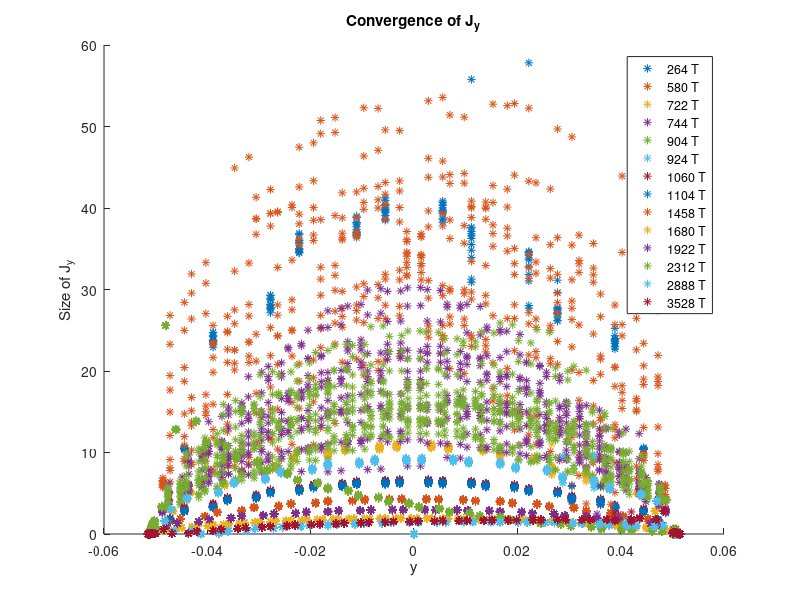
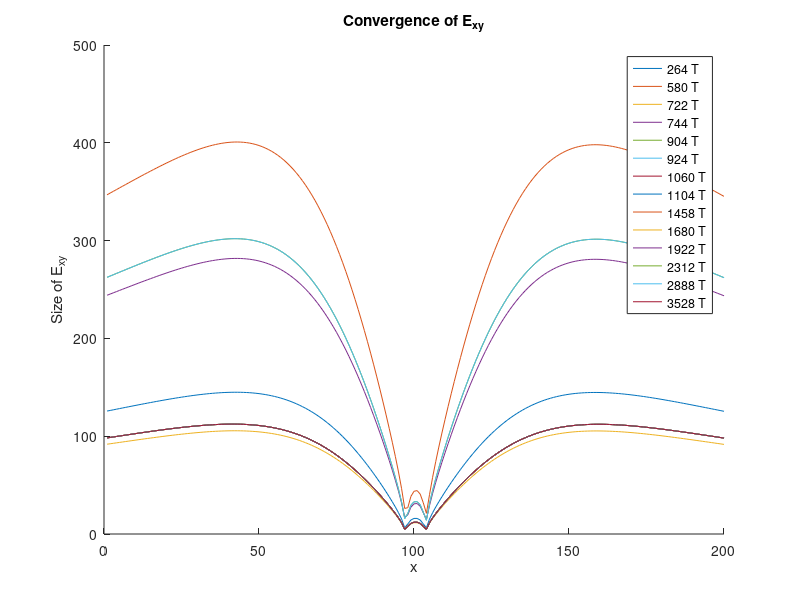
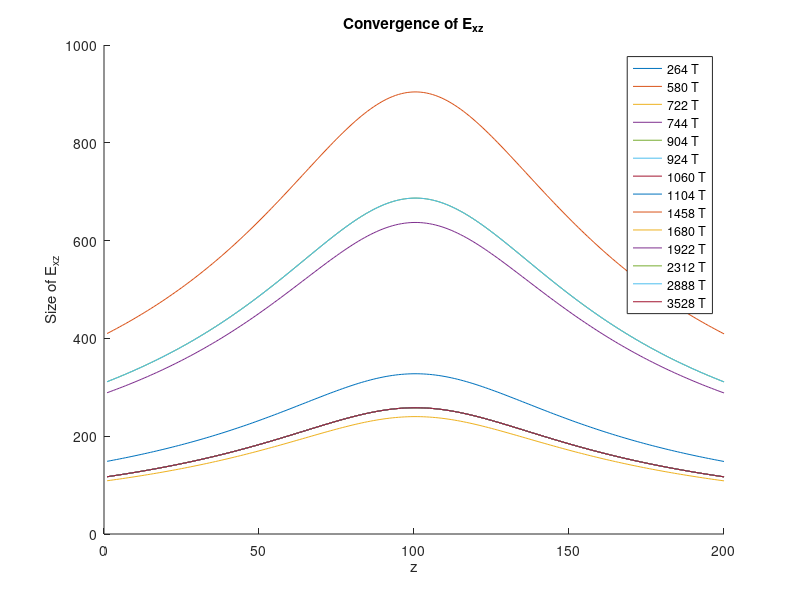
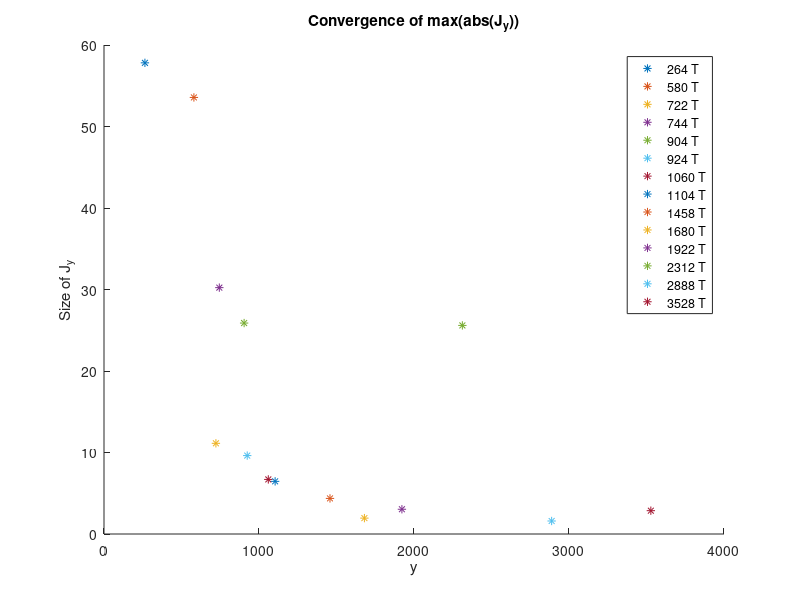

Source code (MATLAB) for these figures, in order:
P264=1;
P580=1;
P722=1;
P744=1;
P904=1;
P924=1;
P1060=1;
P1104=1;
P1458 =01;
P1680 =01;
P1922 =01;
P2312 =01;
P2888 =1;
P3528 =1;

close all
%% First batch
% load('ConvSlow.mat')
% load('ConvSlowSub.mat')
% load('ConvFast.mat')
% load('ConvFastSub.mat')
%% Wave/Dipole initiatl batch
% load('ConvSlowSubWave.mat')
%% Test batch
% load('ConvFastHalfTestWave.mat')
% load('ConvFastHalfTestDipole.mat')
% load('ConvFastSubHalfTestWave.mat')
% load('ConvFastSubHalfTestDipole.mat')
load('ConvSlowHalfTestWave.mat')
% load('ConvSlowHalfTestDipole.mat')
% load('ConvSlowSubHalfTestWave.mat')
% load('ConvSlowSubHalfTestDi.mat')


figure(1)
title('Convergence of J_y')
xlabel('y')
ylabel('Size of J_y')
PlottetLabels = {};
hold on

figure(2)
title('Convergence of E_{xy}')
xlabel('x')
ylabel('Size of E_{xy}')
hold on

figure(3)
title('Convergence of E_{xz}')
xlabel('z')
ylabel('Size of E_{xz}')
hold on

figure(4)
title('Convergence of max(abs(J_y))')
xlabel('y')
ylabel('Size of J_{y}')
hold on

if P264
    figure(1)
    plot(center(:,2),abs(J(:,2)),'*')
    figure(4)
    Jm = max(abs(J(:,2)));
    plot(264,abs(Jm),'*')
    figure(2)
    plot(abs(ExyCrossX(:,1)))
    figure(3)
    plot(abs(ExzCrossZ(:,1)))
    PlottetLabels = [PlottetLabels, '264 T'];
end
if P580
    figure(1)
    plot(center(:,5),abs(J(:,5)),'*')
    figure(4)
    [Jm, Ji] = max(abs(J(:,5)));
    plot(580,abs(Jm),'*')
    figure(2)
    plot(abs(ExyCrossX(:,2)))
    figure(3)
    plot(abs(ExzCrossZ(:,2)))
    PlottetLabels = [PlottetLabels, '580 T'];
end
if P722
    figure(1)
    plot(center(:,8),abs(J(:,8)),'*')
    figure(4)
    [Jm, Ji] = max(abs(J(:,8)));
    plot(722,abs(Jm),'*')
    figure(2)
    plot(abs(ExyCrossX(:,3)))
    figure(3)
    plot(abs(ExzCrossZ(:,3)))
    PlottetLabels = [PlottetLabels, '722 T' ];
end
if P744
    figure(1)
    plot(center(:,11),abs(J(:,11)),'*')
    
    figure(4)
    [Jm, Ji] = max(abs(J(:,11)));
    plot(744,abs(Jm),'*')
    figure(2)
    plot(abs(ExyCrossX(:,4)))
    figure(3)
    plot(abs(ExzCrossZ(:,4)))
    PlottetLabels = [PlottetLabels, '744 T' ];
end
if P904
    figure(1)
    plot(center(:,14),abs(J(:,14)),'*')
    
    figure(4)
    [Jm, Ji] = max(abs(J(:,14)));
    plot(904,abs(Jm),'*')
    figure(2)
    plot(abs(ExyCrossX(:,5)))
    figure(3)
    plot(abs(ExzCrossZ(:,5)))
    PlottetLabels = [PlottetLabels, '904 T'];
end
if P924
    figure(1)
    plot(center(:,17),abs(J(:,17)),'*')
    
    figure(4)
    [Jm, Ji] = max(abs(J(:,17)));
    plot(924,abs(Jm),'*')
    figure(2)
    plot(abs(ExyCrossX(:,5)))
    figure(3)
    plot(abs(ExzCrossZ(:,5)))
    PlottetLabels = [PlottetLabels, '924 T'];
end
if P1060
    figure(1)
    plot(center(:,20),abs(J(:,20)),'*')
    
    figure(4)
    [Jm, Ji] = max(abs(J(:,20)));
    plot(1060,abs(Jm),'*')
    figure(2)
    plot(abs(ExyCrossX(:,6)))
    figure(3)
    plot(abs(ExzCrossZ(:,6)))
    PlottetLabels = [PlottetLabels, '1060 T'];
end
if P1104
    figure(1)
    plot(center(:,23),abs(J(:,23)),'*')
    
    figure(4)
    [Jm, Ji] = max(abs(J(:,23)));
    plot(1104,abs(Jm),'*')
    figure(2)
    plot(abs(ExyCrossX(:,6)))
    figure(3)
    plot(abs(ExzCrossZ(:,6)))
    PlottetLabels = [PlottetLabels, '1104 T'];
end
if P1458
    figure(1)
    plot(center(:,26),abs(J(:,26)),'*')
    figure(4)
    [Jm, Ji] = max(abs(J(:,26)));
    plot(1458,abs(Jm),'*')
    
    figure(2)
    plot(abs(ExyCrossX(:,6)))
    figure(3)
    plot(abs(ExzCrossZ(:,6)))
    PlottetLabels = [PlottetLabels, '1458 T'];
end
if P1680
    figure(1)
    plot(center(:,29),abs(J(:,29)),'*')
    figure(4)
    [Jm, Ji] = max(abs(J(:,29)));
    plot(1680,abs(Jm),'*')
    
    figure(2)
    plot(abs(ExyCrossX(:,6)))
    figure(3)
    plot(abs(ExzCrossZ(:,6)))
    PlottetLabels = [PlottetLabels, '1680 T'];
end
if P1922
    figure(1)
    plot(center(:,32),abs(J(:,32)),'*')
    figure(4)
    [Jm, Ji] = max(abs(J(:,32)));
    plot(1922,abs(Jm),'*')
    
    figure(2)
    plot(abs(ExyCrossX(:,6)))
    figure(3)
    plot(abs(ExzCrossZ(:,6)))
    PlottetLabels = [PlottetLabels, '1922 T'];
end
if P2312
    figure(1)
    plot(center(:,35),abs(J(:,35)),'*')
    
    figure(4)
    [Jm, Ji] = max(abs(J(:,35)));
    plot(2312,abs(Jm),'*')
    
    figure(2)
    plot(abs(ExyCrossX(:,6)))
    figure(3)
    plot(abs(ExzCrossZ(:,6)))
    PlottetLabels = [PlottetLabels, '2312 T'];
end
if P2888
    figure(1)
    plot(center(:,38),abs(J(:,38)),'*')
    figure(4)
    [Jm, Ji] = max(abs(J(:,38)));
    plot(2888,abs(Jm),'*')
    
    figure(2)
    plot(abs(ExyCrossX(:,6)))
    figure(3)
    plot(abs(ExzCrossZ(:,6)))
    PlottetLabels = [PlottetLabels, '2888 T'];
end
if P3528
    figure(1)
    plot(center(:,41),abs(J(:,41)),'*')
    
    figure(4)
    [Jm, Ji] = max(abs(J(:,41)));
    plot(3528,abs(Jm),'*')
    
    figure(2)
    plot(abs(ExyCrossX(:,6)))
    figure(3)
    plot(abs(ExzCrossZ(:,6)))
    PlottetLabels = [PlottetLabels, '3528 T'];
end

figure(1)
legend(PlottetLabels)
figure(2)
legend(PlottetLabels)
figure(3)
legend(PlottetLabels)
figure(4)
legend(PlottetLabels)
